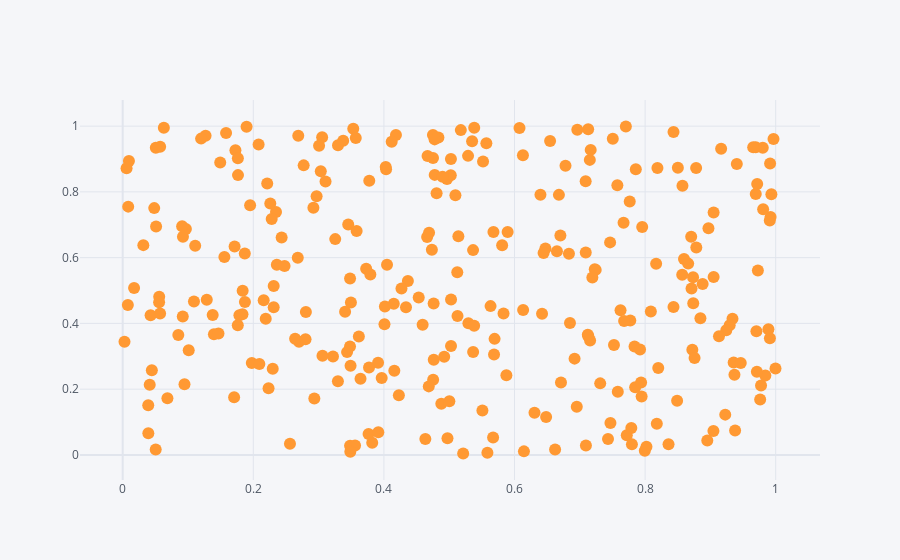

Source (notebook cell):
### Code cell
df.iplot(x = 'a' ,y = 'b',mode = 'markers')

### Figure 1 — Plotly figure (JSON) as saved in the notebook; plotly's stock layout.template omitted (floating-point values rounded to 4 significant figures; data arrays with more than 128 entries replaced by an {"elided": "..."} marker saying what was removed)
{"data": [{"line": {"color": "rgba(255, 153, 51, 1.0)", "dash": "solid", "shape": "linear", "width": 1.3}, "marker": {"size": 12, "symbol": "circle"}, "mode": "markers", "name": "b", "text": "", "type": "scatter", "x": {"elided": "300 float values"}, "y": {"elided": "300 float values"}}], "layout": {"legend": {"bgcolor": "#F5F6F9", "font": {"color": "#4D5663"}}, "paper_bgcolor": "#F5F6F9", "plot_bgcolor": "#F5F6F9", "title": {"font": {"color": "#4D5663"}}, "xaxis": {"gridcolor": "#E1E5ED", "showgrid": true, "tickfont": {"color": "#4D5663"}, "title": {"font": {"color": "#4D5663"}, "text": ""}, "zerolinecolor": "#E1E5ED"}, "yaxis": {"gridcolor": "#E1E5ED", "showgrid": true, "tickfont": {"color": "#4D5663"}, "title": {"font": {"color": "#4D5663"}, "text": ""}, "zerolinecolor": "#E1E5ED"}}}
